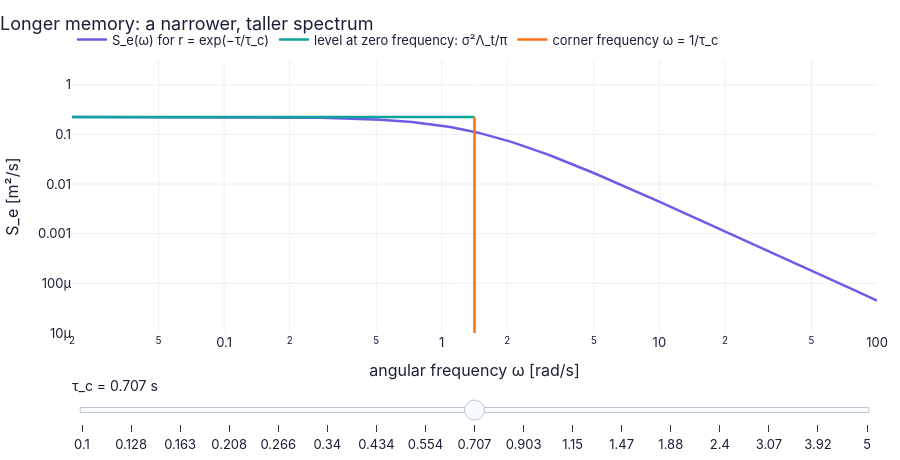

The cell this chart's notebook holds for it:
### Markdown cell above
**What does the code above do?**

1. `TS.frequency_to_wavenumber_spectrum` rescales both axes; the area (the variance) is unchanged.
2. `ch12.frozen_field_probe` sweeps a known spatial pattern past a probe at $U_0+u'$, where $u'$ is a random large-eddy velocity,
   and compares what the frozen hypothesis reconstructs with the true pattern (a simple "random sweeping" model of ours).
3. The error grows with $u_{rms}/U_0$ **and with the length of the record**: a wrong sweeping speed displaces the pattern by
   $(u'/U_0)\times$ distance, so a point-by-point reconstruction fails once that displacement exceeds an eddy size — at
   $u_{rms}/U_0=5$ % the error is 0.07 over one eddy (0.125 m) and 0.35 over the whole 1 m line. A *spectrum* is more forgiving: it is only stretched
   along $k_1$ by the factor $1+u'/U_0$. The hypothesis is for weak turbulence on a strong mean flow.

### Code cell
om_ax = np.geomspace(0.02, 100.0, 150)                       # frequency axis [rad/s]

def f2(tau_c):                                                # the spectrum and its two landmarks for one memory time
    p = TS.correlation_spectrum_pair("exponential", 1.0, tau_c)   # exact pair with variance 1 m²/s²
    return {"S_e(ω) for r = exp(−τ/τ_c)": (om_ax, p["S"](om_ax)),   # hand the result back to the caller
            "level at zero frequency: σ²Λ_t/π": ([om_ax[0], 1.0/tau_c], [p["S0"], p["S0"]]),
            "corner frequency ω = 1/τ_c": ([1.0/tau_c, 1.0/tau_c], [1e-5, p["S0"]])}

figF2 = slider_figure(f2, "τ_c", np.round(np.geomspace(0.1, 5.0, 11 if FAST else 17), 3), unit="s", xlabel="angular frequency ω [rad/s]",
                      ylabel="S_e [m²/s]", title="Longer memory: a narrower, taller spectrum")
figF2.update_xaxes(type="log", range=[np.log10(0.02), 2.0])   # logarithmic frequency axis
figF2.update_yaxes(type="log", range=[-5.0, 0.5])             # logarithmic spectrum axis, fixed so the change is visible
figF2.show()   # display the interactive figure (the slider works on the web page too)

### Figure 1 — Plotly figure (JSON) as saved in the notebook; plotly's stock layout.template omitted (floating-point values rounded to 4 significant figures; data arrays with more than 128 entries replaced by an {"elided": "..."} marker saying what was removed)
{"data": [{"hovertemplate": "S_e(ω) for r = exp(−τ/τ_c): %{y:.4g}<extra>τ_c = 0.1 s</extra>", "line": {"color": "#6c5ce7", "width": 2.5}, "mode": "lines", "name": "S_e(ω) for r = exp(−τ/τ_c)", "type": "scatter", "visible": false, "x": {"elided": "150 float values"}, "y": {"elided": "150 float values"}}, {"hovertemplate": "level at zero frequency: σ²Λ_t/π: %{y:.4g}<extra>τ_c = 0.1 s</extra>", "line": {"color": "#0fa39c", "width": 2.5}, "mode": "lines", "name": "level at zero frequency: σ²Λ_t/π", "type": "scatter", "visible": false, "x": [0.02, 10.0], "y": [0.03183, 0.03183]}, {"hovertemplate": "corner frequency ω = 1/τ_c: %{y:.4g}<extra>τ_c = 0.1 s</extra>", "line": {"color": "#f97316", "width": 2.5}, "mode": "lines", "name": "corner frequency ω = 1/τ_c", "type": "scatter", "visible": false, "x": [10.0, 10.0], "y": [1e-05, 0.03183]}, {"hovertemplate": "S_e(ω) for r = exp(−τ/τ_c): %{y:.4g}<extra>τ_c = 0.128 s</extra>", "line": {"color": "#6c5ce7", "width": 2.5}, "mode": "lines", "name": "S_e(ω) for r = exp(−τ/τ_c)", "type": "scatter", "visible": false, "x": {"elided": "150 float values"}, "y": {"elided": "150 float values"}}, {"hovertemplate": "level at zero frequency: σ²Λ_t/π: %{y:.4g}<extra>τ_c = 0.128 s</extra>", "line": {"color": "#0fa39c", "width": 2.5}, "mode": "lines", "name": "level at zero frequency: σ²Λ_t/π", "type": "scatter", "visible": false, "x": [0.02, 7.812], "y": [0.04074, 0.04074]}, {"hovertemplate": "corner frequency ω = 1/τ_c: %{y:.4g}<extra>τ_c = 0.128 s</extra>", "line": {"color": "#f97316", "width": 2.5}, "mode": "lines", "name": "corner frequency ω = 1/τ_c", "type": "scatter", "visible": false, "x": [7.812, 7.812], "y": [1e-05, 0.04074]}, {"hovertemplate": "S_e(ω) for r = exp(−τ/τ_c): %{y:.4g}<extra>τ_c = 0.163 s</extra>", "line": {"color": "#6c5ce7", "width": 2.5}, "mode": "lines", "name": "S_e(ω) for r = exp(−τ/τ_c)", "type": "scatter", "visible": false, "x": {"elided": "150 float values"}, "y": {"elided": "150 float values"}}, {"hovertemplate": "level at zero frequency: σ²Λ_t/π: %{y:.4g}<extra>τ_c = 0.163 s</extra>", "line": {"color": "#0fa39c", "width": 2.5}, "mode": "lines", "name": "level at zero frequency: σ²Λ_t/π", "type": "scatter", "visible": false, "x": [0.02, 6.135], "y": [0.05188, 0.05188]}, {"hovertemplate": "corner frequency ω = 1/τ_c: %{y:.4g}<extra>τ_c = 0.163 s</extra>", "line": {"color": "#f97316", "width": 2.5}, "mode": "lines", "name": "corner frequency ω = 1/τ_c", "type": "scatter", "visible": false, "x": [6.135, 6.135], "y": [1e-05, 0.05188]}, {"hovertemplate": "S_e(ω) for r = exp(−τ/τ_c): %{y:.4g}<extra>τ_c = 0.208 s</extra>", "line": {"color": "#6c5ce7", "width": 2.5}, "mode": "lines", "name": "S_e(ω) for r = exp(−τ/τ_c)", "type": "scatter", "visible": false, "x": {"elided": "150 float values"}, "y": {"elided": "150 float values"}}, {"hovertemplate": "level at zero frequency: σ²Λ_t/π: %{y:.4g}<extra>τ_c = 0.208 s</extra>", "line": {"color": "#0fa39c", "width": 2.5}, "mode": "lines", "name": "level at zero frequency: σ²Λ_t/π", "type": "scatter", "visible": false, "x": [0.02, 4.808], "y": [0.06621, 0.06621]}, {"hovertemplate": "corner frequency ω = 1/τ_c: %{y:.4g}<extra>τ_c = 0.208 s</extra>", "line": {"color": "#f97316", "width": 2.5}, "mode": "lines", "name": "corner frequency ω = 1/τ_c", "type": "scatter", "visible": false, "x": [4.808, 4.808], "y": [1e-05, 0.06621]}, {"hovertemplate": "S_e(ω) for r = exp(−τ/τ_c): %{y:.4g}<extra>τ_c = 0.266 s</extra>", "line": {"color": "#6c5ce7", "width": 2.5}, "mode": "lines", "name": "S_e(ω) for r = exp(−τ/τ_c)", "type": "scatter", "visible": false, "x": {"elided": "150 float values"}, "y": {"elided": "150 float values"}}, {"hovertemplate": "level at zero frequency: σ²Λ_t/π: %{y:.4g}<extra>τ_c = 0.266 s</extra>", "line": {"color": "#0fa39c", "width": 2.5}, "mode": "lines", "name": "level at zero frequency: σ²Λ_t/π", "type": "scatter", "visible": false, "x": [0.02, 3.759], "y": [0.08467, 0.08467]}, {"hovertemplate": "corner frequency ω = 1/τ_c: %{y:.4g}<extra>τ_c = 0.266 s</extra>", "line": {"color": "#f97316", "width": 2.5}, "mode": "lines", "name": "corner frequency ω = 1/τ_c", "type": "scatter", "visible": false, "x": [3.759, 3.759], "y": [1e-05, 0.08467]}, {"hovertemplate": "S_e(ω) for r = exp(−τ/τ_c): %{y:.4g}<extra>τ_c = 0.34 s</extra>", "line": {"color": "#6c5ce7", "width": 2.5}, "mode": "lines", "name": "S_e(ω) for r = exp(−τ/τ_c)", "type": "scatter", "visible": false, "x": {"elided": "150 float values"}, "y": {"elided": "150 float values"}}, {"hovertemplate": "level at zero frequency: σ²Λ_t/π: %{y:.4g}<extra>τ_c = 0.34 s</extra>", "line": {"color": "#0fa39c", "width": 2.5}, "mode": "lines", "name": "level at zero frequency: σ²Λ_t/π", "type": "scatter", "visible": false, "x": [0.02, 2.941], "y": [0.1082, 0.1082]}, {"hovertemplate": "corner frequency ω = 1/τ_c: %{y:.4g}<extra>τ_c = 0.34 s</extra>", "line": {"color": "#f97316", "width": 2.5}, "mode": "lines", "name": "corner frequency ω = 1/τ_c", "type": "scatter", "visible": false, "x": [2.941, 2.941], "y": [1e-05, 0.1082]}, {"hovertemplate": "S_e(ω) for r = exp(−τ/τ_c): %{y:.4g}<extra>τ_c = 0.434 s</extra>", "line": {"color": "#6c5ce7", "width": 2.5}, "mode": "lines", "name": "S_e(ω) for r = exp(−τ/τ_c)", "type": "scatter", "visible": false, "x": {"elided": "150 float values"}, "y": {"elided": "150 float values"}}, {"hovertemplate": "level at zero frequency: σ²Λ_t/π: %{y:.4g}<extra>τ_c = 0.434 s</extra>", "line": {"color": "#0fa39c", "width": 2.5}, "mode": "lines", "name": "level at zero frequency: σ²Λ_t/π", "type": "scatter", "visible": false, "x": [0.02, 2.304], "y": [0.1381, 0.1381]}, {"hovertemplate": "corner frequency ω = 1/τ_c: %{y:.4g}<extra>τ_c = 0.434 s</extra>", "line": {"color": "#f97316", "width": 2.5}, "mode": "lines", "name": "corner frequency ω = 1/τ_c", "type": "scatter", "visible": false, "x": [2.304, 2.304], "y": [1e-05, 0.1381]}, {"hovertemplate": "S_e(ω) for r = exp(−τ/τ_c): %{y:.4g}<extra>τ_c = 0.554 s</extra>", "line": {"color": "#6c5ce7", "width": 2.5}, "mode": "lines", "name": "S_e(ω) for r = exp(−τ/τ_c)", "type": "scatter", "visible": false, "x": {"elided": "150 float values"}, "y": {"elided": "150 float values"}}, {"hovertemplate": "level at zero frequency: σ²Λ_t/π: %{y:.4g}<extra>τ_c = 0.554 s</extra>", "line": {"color": "#0fa39c", "width": 2.5}, "mode": "lines", "name": "level at zero frequency: σ²Λ_t/π", "type": "scatter", "visible": false, "x": [0.02, 1.805], "y": [0.1763, 0.1763]}, {"hovertemplate": "corner frequency ω = 1/τ_c: %{y:.4g}<extra>τ_c = 0.554 s</extra>", "line": {"color": "#f97316", "width": 2.5}, "mode": "lines", "name": "corner frequency ω = 1/τ_c", "type": "scatter", "visible": false, "x": [1.805, 1.805], "y": [1e-05, 0.1763]}, {"hovertemplate": "S_e(ω) for r = exp(−τ/τ_c): %{y:.4g}<extra>τ_c = 0.707 s</extra>", "line": {"color": "#6c5ce7", "width": 2.5}, "mode": "lines", "name": "S_e(ω) for r = exp(−τ/τ_c)", "type": "scatter", "visible": true, "x": {"elided": "150 float values"}, "y": {"elided": "150 float values"}}, {"hovertemplate": "level at zero frequency: σ²Λ_t/π: %{y:.4g}<extra>τ_c = 0.707 s</extra>", "line": {"color": "#0fa39c", "width": 2.5}, "mode": "lines", "name": "level at zero frequency: σ²Λ_t/π", "type": "scatter", "visible": true, "x": [0.02, 1.414], "y": [0.225, 0.225]}, {"hovertemplate": "corner frequency ω = 1/τ_c: %{y:.4g}<extra>τ_c = 0.707 s</extra>", "line": {"color": "#f97316", "width": 2.5}, "mode": "lines", "name": "corner frequency ω = 1/τ_c", "type": "scatter", "visible": true, "x": [1.414, 1.414], "y": [1e-05, 0.225]}, {"hovertemplate": "S_e(ω) for r = exp(−τ/τ_c): %{y:.4g}<extra>τ_c = 0.903 s</extra>", "line": {"color": "#6c5ce7", "width": 2.5}, "mode": "lines", "name": "S_e(ω) for r = exp(−τ/τ_c)", "type": "scatter", "visible": false, "x": {"elided": "150 float values"}, "y": {"elided": "150 float values"}}, {"hovertemplate": "level at zero frequency: σ²Λ_t/π: %{y:.4g}<extra>τ_c = 0.903 s</extra>", "line": {"color": "#0fa39c", "width": 2.5}, "mode": "lines", "name": "level at zero frequency: σ²Λ_t/π", "type": "scatter", "visible": false, "x": [0.02, 1.107], "y": [0.2874, 0.2874]}, {"hovertemplate": "corner frequency ω = 1/τ_c: %{y:.4g}<extra>τ_c = 0.903 s</extra>", "line": {"color": "#f97316", "width": 2.5}, "mode": "lines", "name": "corner frequency ω = 1/τ_c", "type": "scatter", "visible": false, "x": [1.107, 1.107], "y": [1e-05, 0.2874]}, {"hovertemplate": "S_e(ω) for r = exp(−τ/τ_c): %{y:.4g}<extra>τ_c = 1.15 s</extra>", "line": {"color": "#6c5ce7", "width": 2.5}, "mode": "lines", "name": "S_e(ω) for r = exp(−τ/τ_c)", "type": "scatter", "visible": false, "x": {"elided": "150 float values"}, "y": {"elided": "150 float values"}}, {"hovertemplate": "level at zero frequency: σ²Λ_t/π: %{y:.4g}<extra>τ_c = 1.15 s</extra>", "line": {"color": "#0fa39c", "width": 2.5}, "mode": "lines", "name": "level at zero frequency: σ²Λ_t/π", "type": "scatter", "visible": false, "x": [0.02, 0.8673], "y": [0.367, 0.367]}, {"hovertemplate": "corner frequency ω = 1/τ_c: %{y:.4g}<extra>τ_c = 1.15 s</extra>", "line": {"color": "#f97316", "width": 2.5}, "mode": "lines", "name": "corner frequency ω = 1/τ_c", "type": "scatter", "visible": false, "x": [0.8673, 0.8673], "y": [1e-05, 0.367]}, {"hovertemplate": "S_e(ω) for r = exp(−τ/τ_c): %{y:.4g}<extra>τ_c = 1.47 s</extra>", "line": {"color": "#6c5ce7", "width": 2.5}, "mode": "lines", "name": "S_e(ω) for r = exp(−τ/τ_c)", "type": "scatter", "visible": false, "x": {"elided": "150 float values"}, "y": {"elided": "150 float values"}}, {"hovertemplate": "level at zero frequency: σ²Λ_t/π: %{y:.4g}<extra>τ_c = 1.47 s</extra>", "line": {"color": "#0fa39c", "width": 2.5}, "mode": "lines", "name": "level at zero frequency: σ²Λ_t/π", "type": "scatter", "visible": false, "x": [0.02, 0.6793], "y": [0.4686, 0.4686]}, {"hovertemplate": "corner frequency ω = 1/τ_c: %{y:.4g}<extra>τ_c = 1.47 s</extra>", "line": {"color": "#f97316", "width": 2.5}, "mode": "lines", "name": "corner frequency ω = 1/τ_c", "type": "scatter", "visible": false, "x": [0.6793, 0.6793], "y": [1e-05, 0.4686]}, {"hovertemplate": "S_e(ω) for r = exp(−τ/τ_c): %{y:.4g}<extra>τ_c = 1.88 s</extra>", "line": {"color": "#6c5ce7", "width": 2.5}, "mode": "lines", "name": "S_e(ω) for r = exp(−τ/τ_c)", "type": "scatter", "visible": false, "x": {"elided": "150 float values"}, "y": {"elided": "150 float values"}}, {"hovertemplate": "level at zero frequency: σ²Λ_t/π: %{y:.4g}<extra>τ_c = 1.88 s</extra>", "line": {"color": "#0fa39c", "width": 2.5}, "mode": "lines", "name": "level at zero frequency: σ²Λ_t/π", "type": "scatter", "visible": false, "x": [0.02, 0.5319], "y": [0.5984, 0.5984]}, {"hovertemplate": "corner frequency ω = 1/τ_c: %{y:.4g}<extra>τ_c = 1.88 s</extra>", "line": {"color": "#f97316", "width": 2.5}, "mode": "lines", "name": "corner frequency ω = 1/τ_c", "type": "scatter", "visible": false, "x": [0.5319, 0.5319], "y": [1e-05, 0.5984]}, {"hovertemplate": "S_e(ω) for r = exp(−τ/τ_c): %{y:.4g}<extra>τ_c = 2.4 s</extra>", "line": {"color": "#6c5ce7", "width": 2.5}, "mode": "lines", "name": "S_e(ω) for r = exp(−τ/τ_c)", "type": "scatter", "visible": false, "x": {"elided": "150 float values"}, "y": {"elided": "150 float values"}}, {"hovertemplate": "level at zero frequency: σ²Λ_t/π: %{y:.4g}<extra>τ_c = 2.4 s</extra>", "line": {"color": "#0fa39c", "width": 2.5}, "mode": "lines", "name": "level at zero frequency: σ²Λ_t/π", "type": "scatter", "visible": false, "x": [0.02, 0.4165], "y": [0.7643, 0.7643]}, {"hovertemplate": "corner frequency ω = 1/τ_c: %{y:.4g}<extra>τ_c = 2.4 s</extra>", "line": {"color": "#f97316", "width": 2.5}, "mode": "lines", "name": "corner frequency ω = 1/τ_c", "type": "scatter", "visible": false, "x": [0.4165, 0.4165], "y": [1e-05, 0.7643]}, {"hovertemplate": "S_e(ω) for r = exp(−τ/τ_c): %{y:.4g}<extra>τ_c = 3.07 s</extra>", "line": {"color": "#6c5ce7", "width": 2.5}, "mode": "lines", "name": "S_e(ω) for r = exp(−τ/τ_c)", "type": "scatter", "visible": false, "x": {"elided": "150 float values"}, "y": {"elided": "150 float values"}}, {"hovertemplate": "level at zero frequency: σ²Λ_t/π: %{y:.4g}<extra>τ_c = 3.07 s</extra>", "line": {"color": "#0fa39c", "width": 2.5}, "mode": "lines", "name": "level at zero frequency: σ²Λ_t/π", "type": "scatter", "visible": false, "x": [0.02, 0.3262], "y": [0.9759, 0.9759]}, {"hovertemplate": "corner frequency ω = 1/τ_c: %{y:.4g}<extra>τ_c = 3.07 s</extra>", "line": {"color": "#f97316", "width": 2.5}, "mode": "lines", "name": "corner frequency ω = 1/τ_c", "type": "scatter", "visible": false, "x": [0.3262, 0.3262], "y": [1e-05, 0.9759]}, {"hovertemplate": "S_e(ω) for r = exp(−τ/τ_c): %{y:.4g}<extra>τ_c = 3.92 s</extra>", "line": {"color": "#6c5ce7", "width": 2.5}, "mode": "lines", "name": "S_e(ω) for r = exp(−τ/τ_c)", "type": "scatter", "visible": false, "x": {"elided": "150 float values"}, "y": {"elided": "150 float values"}}, {"hovertemplate": "level at zero frequency: σ²Λ_t/π: %{y:.4g}<extra>τ_c = 3.92 s</extra>", "line": {"color": "#0fa39c", "width": 2.5}, "mode": "lines", "name": "level at zero frequency: σ²Λ_t/π", "type": "scatter", "visible": false, "x": [0.02, 0.2554], "y": [1.246, 1.246]}, {"hovertemplate": "corner frequency ω = 1/τ_c: %{y:.4g}<extra>τ_c = 3.92 s</extra>", "line": {"color": "#f97316", "width": 2.5}, "mode": "lines", "name": "corner frequency ω = 1/τ_c", "type": "scatter", "visible": false, "x": [0.2554, 0.2554], "y": [1e-05, 1.246]}, {"hovertemplate": "S_e(ω) for r = exp(−τ/τ_c): %{y:.4g}<extra>τ_c = 5 s</extra>", "line": {"color": "#6c5ce7", "width": 2.5}, "mode": "lines", "name": "S_e(ω) for r = exp(−τ/τ_c)", "type": "scatter", "visible": false, "x": {"elided": "150 float values"}, "y": {"elided": "150 float values"}}, {"hovertemplate": "level at zero frequency: σ²Λ_t/π: %{y:.4g}<extra>τ_c = 5 s</extra>", "line": {"color": "#0fa39c", "width": 2.5}, "mode": "lines", "name": "level at zero frequency: σ²Λ_t/π", "type": "scatter", "visible": false, "x": [0.02, 0.2], "y": [1.592, 1.592]}, {"hovertemplate": "corner frequency ω = 1/τ_c: %{y:.4g}<extra>τ_c = 5 s</extra>", "line": {"color": "#f97316", "width": 2.5}, "mode": "lines", "name": "corner frequency ω = 1/τ_c", "type": "scatter", "visible": false, "x": [0.2, 0.2], "y": [1e-05, 1.592]}], "layout": {"colorway": ["#6c5ce7", "#0fa39c", "#f97316", "#2563eb", "#e11d6a", "#d97706"], "font": {"color": "#1a1f36", "family": "Inter, -apple-system, Segoe UI, Roboto, sans-serif", "size": 13}, "height": 460, "hovermode": "x unified", "legend": {"orientation": "h", "x": 0, "xanchor": "left", "y": 1.02, "yanchor": "bottom"}, "margin": {"b": 90, "l": 60, "r": 20, "t": 60}, "sliders": [{"active": 8, "currentvalue": {"font": {"size": 14}, "prefix": "τ_c = ", "suffix": " s"}, "pad": {"t": 40}, "steps": [{"args": [{"visible": [true, true, true, false, false, false, false, false, false, false, false, false, false, false, false, false, false, false, false, false, false, false, false, false, false, false, false, false, false, false, false, false, false, false, false, false, false, false, false, false, false, false, false, false, false, false, false, false, false, false, false]}], "label": "0.1", "method": "update"}, {"args": [{"visible": [false, false, false, true, true, true, false, false, false, false, false, false, false, false, false, false, false, false, false, false, false, false, false, false, false, false, false, false, false, false, false, false, false, false, false, false, false, false, false, false, false, false, false, false, false, false, false, false, false, false, false]}], "label": "0.128", "method": "update"}, {"args": [{"visible": [false, false, false, false, false, false, true, true, true, false, false, false, false, false, false, false, false, false, false, false, false, false, false, false, false, false, false, false, false, false, false, false, false, false, false, false, false, false, false, false, false, false, false, false, false, false, false, false, false, false, false]}], "label": "0.163", "method": "update"}, {"args": [{"visible": [false, false, false, false, false, false, false, false, false, true, true, true, false, false, false, false, false, false, false, false, false, false, false, false, false, false, false, false, false, false, false, false, false, false, false, false, false, false, false, false, false, false, false, false, false, false, false, false, false, false, false]}], "label": "0.208", "method": "update"}, {"args": [{"visible": [false, false, false, false, false, false, false, false, false, false, false, false, true, true, true, false, false, false, false, false, false, false, false, false, false, false, false, false, false, false, false, false, false, false, false, false, false, false, false, false, false, false, false, false, false, false, false, false, false, false, false]}], "label": "0.266", "method": "update"}, {"args": [{"visible": [false, false, false, false, false, false, false, false, false, false, false, false, false, false, false, true, true, true, false, false, false, false, false, false, false, false, false, false, false, false, false, false, false, false, false, false, false, false, false, false, false, false, false, false, false, false, false, false, false, false, false]}], "label": "0.34", "method": "update"}, {"args": [{"visible": [false, false, false, false, false, false, false, false, false, false, false, false, false, false, false, false, false, false, true, true, true, false, false, false, false, false, false, false, false, false, false, false, false, false, false, false, false, false, false, false, false, false, false, false, false, false, false, false, false, false, false]}], "label": "0.434", "method": "update"}, {"args": [{"visible": [false, false, false, false, false, false, false, false, false, false, false, false, false, false, false, false, false, false, false, false, false, true, true, true, false, false, false, false, false, false, false, false, false, false, false, false, false, false, false, false, false, false, false, false, false, false, false, false, false, false, false]}], "label": "0.554", "method": "update"}, {"args": [{"visible": [false, false, false, false, false, false, false, false, false, false, false, false, false, false, false, false, false, false, false, false, false, false, false, false, true, true, true, false, false, false, false, false, false, false, false, false, false, false, false, false, false, false, false, false, false, false, false, false, false, false, false]}], "label": "0.707", "method": "update"}, {"args": [{"visible": [false, false, false, false, false, false, false, false, false, false, false, false, false, false, false, false, false, false, false, false, false, false, false, false, false, false, false, true, true, true, false, false, false, false, false, false, false, false, false, false, false, false, false, false, false, false, false, false, false, false, false]}], "label": "0.903", "method": "update"}, {"args": [{"visible": [false, false, false, false, false, false, false, false, false, false, false, false, false, false, false, false, false, false, false, false, false, false, false, false, false, false, false, false, false, false, true, true, true, false, false, false, false, false, false, false, false, false, false, false, false, false, false, false, false, false, false]}], "label": "1.15", "method": "update"}, {"args": [{"visible": [false, false, false, false, false, false, false, false, false, false, false, false, false, false, false, false, false, false, false, false, false, false, false, false, false, false, false, false, false, false, false, false, false, true, true, true, false, false, false, false, false, false, false, false, false, false, false, false, false, false, false]}], "label": "1.47", "method": "update"}, {"args": [{"visible": [false, false, false, false, false, false, false, false, false, false, false, false, false, false, false, false, false, false, false, false, false, false, false, false, false, false, false, false, false, false, false, false, false, false, false, false, true, true, true, false, false, false, false, false, false, false, false, false, false, false, false]}], "label": "1.88", "method": "update"}, {"args": [{"visible": [false, false, false, false, false, false, false, false, false, false, false, false, false, false, false, false, false, false, false, false, false, false, false, false, false, false, false, false, false, false, false, false, false, false, false, false, false, false, false, true, true, true, false, false, false, false, false, false, false, false, false]}], "label": "2.4", "method": "update"}, {"args": [{"visible": [false, false, false, false, false, false, false, false, false, false, false, false, false, false, false, false, false, false, false, false, false, false, false, false, false, false, false, false, false, false, false, false, false, false, false, false, false, false, false, false, false, false, true, true, true, false, false, false, false, false, false]}], "label": "3.07", "method": "update"}, {"args": [{"visible": [false, false, false, false, false, false, false, false, false, false, false, false, false, false, false, false, false, false, false, false, false, false, false, false, false, false, false, false, false, false, false, false, false, false, false, false, false, false, false, false, false, false, false, false, false, true, true, true, false, false, false]}], "label": "3.92", "method": "update"}, {"args": [{"visible": [false, false, false, false, false, false, false, false, false, false, false, false, false, false, false, false, false, false, false, false, false, false, false, false, false, false, false, false, false, false, false, false, false, false, false, false, false, false, false, false, false, false, false, false, false, false, false, false, true, true, true]}], "label": "5", "method": "update"}]}], "title": {"text": "Longer memory: a narrower, taller spectrum", "x": 0}, "xaxis": {"range": [-1.699, 2.0], "title": {"text": "angular frequency ω [rad/s]"}, "type": "log"}, "yaxis": {"range": [-5.0, 0.5], "title": {"text": "S_e [m²/s]"}, "type": "log"}}}
